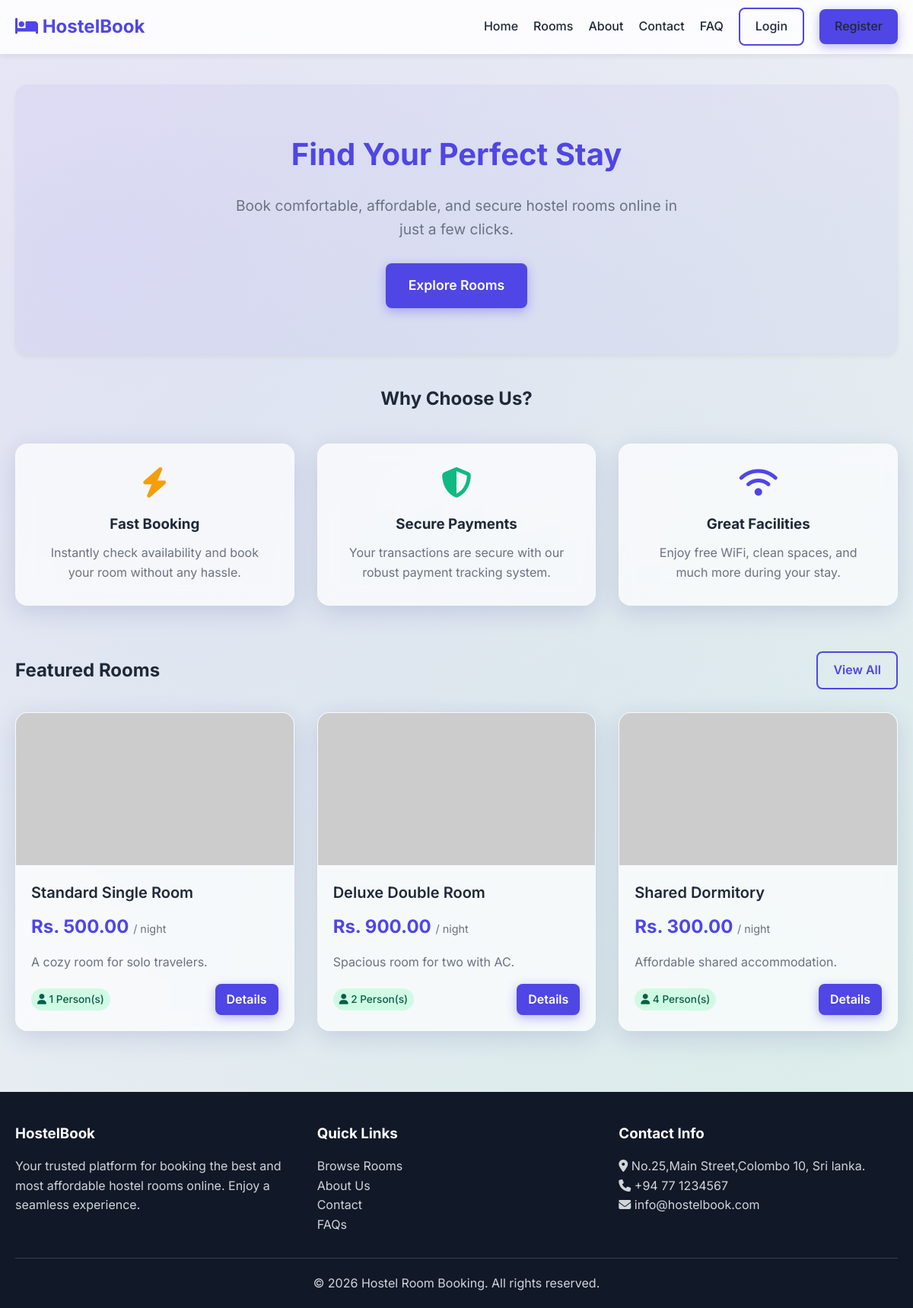
The page / on the database its author committed.
### tables this page shows
CREATE TABLE IF NOT EXISTS rooms (
    id INT AUTO_INCREMENT PRIMARY KEY,
    room_number VARCHAR(20) NOT NULL UNIQUE,
    title VARCHAR(100) NOT NULL,
    type VARCHAR(50) NOT NULL,
    description TEXT NOT NULL,
    price DECIMAL(10,2) NOT NULL,
    capacity INT NOT NULL,
    image VARCHAR(255) DEFAULT 'default_room.jpg',
    availability_status ENUM('Available', 'Unavailable') DEFAULT 'Available',
    facilities TEXT,
    created_at TIMESTAMP DEFAULT CURRENT_TIMESTAMP
);

### includes/auth.php (called while the page is built, shortened)
<?php
function isUserLoggedIn() {
    return isset($_SESSION['user_id']);
}
?>

### index.php (the view, shortened to what this page needs)
<?php
require_once __DIR__ . '/includes/header.php';
$stmt = $conn->query("SELECT * FROM rooms WHERE availability_status = 'Available' LIMIT 3");
$featured_rooms = $stmt->fetchAll();
?>
<section style="text-align: center; padding: 60px 20px; background: rgba(79, 70, 229, 0.05); border-radius: 16px; margin-bottom: 40px; box-shadow: 0 4px 6px rgba(0,0,0,0.05);">
    <h1 style="font-size: 2.5rem; color: var(--primary-color); margin-bottom: 20px;">Find Your Perfect Stay</h1>
    <p style="font-size: 1.2rem; color: var(--text-muted); margin-bottom: 30px; max-width: 600px; margin-left: auto; margin-right: auto;">Book comfortable, affordable, and secure hostel rooms online in just a few clicks.</p>
    <a href="<?= BASE_URL ?>/rooms.php" class="btn btn-primary" style="font-size: 1.1rem; padding: 15px 30px;">Explore Rooms</a>
</section>
<section style="margin-bottom: 60px;">
    <h2 style="text-align: center; margin-bottom: 40px;">Why Choose Us?</h2>
    <div class="grid" style="grid-template-columns: repeat(auto-fit, minmax(250px, 1fr)); text-align: center;">
        <div class="glass-panel" style="padding: 30px;">
            <i class="fas fa-bolt" style="font-size: 2.5rem; color: var(--warning); margin-bottom: 20px;"></i>
            <h3>Fast Booking</h3>
            <p style="color: var(--text-muted); margin-top: 10px;">Instantly check availability and book your room without any hassle.</p>
        </div>
        <div class="glass-panel" style="padding: 30px;">
            <i class="fas fa-shield-alt" style="font-size: 2.5rem; color: var(--success); margin-bottom: 20px;"></i>
            <h3>Secure Payments</h3>
            <p style="color: var(--text-muted); margin-top: 10px;">Your transactions are secure with our robust payment tracking system.</p>
        </div>
        <div class="glass-panel" style="padding: 30px;">
            <i class="fas fa-wifi" style="font-size: 2.5rem; color: var(--primary-color); margin-bottom: 20px;"></i>
            <h3>Great Facilities</h3>
            <p style="color: var(--text-muted); margin-top: 10px;">Enjoy free WiFi, clean spaces, and much more during your stay.</p>
        </div>
    </div>
</section>
<section style="margin-bottom: 40px;">
    <div style="display: flex; justify-content: space-between; align-items: center; margin-bottom: 30px;">
        <h2>Featured Rooms</h2>
        <a href="<?= BASE_URL ?>/rooms.php" class="btn btn-secondary">View All</a>
    </div>
    <div class="grid">
        <?php foreach ($featured_rooms as $room): ?>
            <div class="glass-panel room-card">
                <div class="room-img-container">
                    <img src="<?= BASE_URL ?>/uploads/<?= htmlspecialchars($room['image']) ?>" alt="<?= htmlspecialchars($room['title']) ?>" onerror="this.src='https://via.placeholder.com/400x200?text=Room+Image'">
                </div>
                <div class="room-details">
                    <h3 class="room-title"><?= htmlspecialchars($room['title']) ?></h3>
                    <p class="room-price">Rs. <?= number_format($room['price'], 2) ?> <span style="font-size: 0.9rem; color: var(--text-muted); font-weight: normal;">/ night</span></p>
                    <p style="color: var(--text-muted); margin-bottom: 15px; display: -webkit-box; -webkit-line-clamp: 2; -webkit-box-orient: vertical; overflow: hidden;">
                        <?= htmlspecialchars($room['description']) ?>
                    </p>
                    <div style="display: flex; justify-content: space-between; align-items: center;">
                        <span class="badge badge-approved"><i class="fas fa-user"></i> <?= $room['capacity'] ?> Person(s)</span>
                        <a href="<?= BASE_URL ?>/room-details.php?id=<?= $room['id'] ?>" class="btn btn-primary" style="padding: 8px 15px;">Details</a>
                    </div>
                </div>
            </div>
        <?php endforeach; ?>
    </div>
</section>
<?php require_once __DIR__ . '/includes/footer.php'; ?>

### includes/header.php (shortened to what this page needs)
<?php
require_once __DIR__ . '/auth.php';
?>
<!DOCTYPE html>
<html lang="en">
<head>
    <link rel="stylesheet" href="<?= BASE_URL ?>/assets/css/style.css?v=<?= time() ?>">
    <link rel="stylesheet" href="https://cdnjs.cloudflare.com/ajax/libs/font-awesome/6.4.0/css/all.min.css">
</head>
<body>
    <nav class="navbar">
        <div class="container">
            <a href="<?= BASE_URL ?>/index.php" class="navbar-brand">
                <i class="fas fa-bed"></i> HostelBook
            </a>
            <div class="nav-links">
                <a href="<?= BASE_URL ?>/index.php">Home</a>
                <a href="<?= BASE_URL ?>/rooms.php">Rooms</a>
                <a href="<?= BASE_URL ?>/about.php">About</a>
                <a href="<?= BASE_URL ?>/contact.php">Contact</a>
                <a href="<?= BASE_URL ?>/faq.php">FAQ</a>
                <?php if (isUserLoggedIn()): ?>
                    <a href="<?= BASE_URL ?>/user/dashboard.php">Dashboard</a>
                    <a href="<?= BASE_URL ?>/logout.php" class="btn btn-danger">Logout</a>
                <?php else: ?>
                    <a href="<?= BASE_URL ?>/login.php" class="btn btn-secondary">Login</a>
                    <a href="<?= BASE_URL ?>/register.php" class="btn btn-primary">Register</a>
                <?php endif; ?>
            </div>
        </div>
    </nav>
    <main>
        <div class="container">

### includes/footer.php (shortened to what this page needs)
        </div>
    </main>
    <footer>
        <div class="container">
            <div class="footer-content">
                <div class="footer-section">
                    <h3>HostelBook</h3>
                    <p>Your trusted platform for booking the best and most affordable hostel rooms online. Enjoy a seamless experience.</p>
                </div>
                <div class="footer-section">
                    <h3>Quick Links</h3>
                    <ul>
                        <li><a href="<?= BASE_URL ?>/rooms.php" style="color: #D1D5DB;">Browse Rooms</a></li>
                        <li><a href="<?= BASE_URL ?>/about.php" style="color: #D1D5DB;">About Us</a></li>
                        <li><a href="<?= BASE_URL ?>/contact.php" style="color: #D1D5DB;">Contact</a></li>
                        <li><a href="<?= BASE_URL ?>/faq.php" style="color: #D1D5DB;">FAQs</a></li>
                    </ul>
                </div>
                <div class="footer-section">
                    <h3>Contact Info</h3>
                    <p><i class="fas fa-map-marker-alt"></i> No.25,Main Street,Colombo 10, Sri lanka.</p>
                    <p><i class="fas fa-phone"></i> +94 77 1234567</p>
                    <p><i class="fas fa-envelope"></i> info@hostelbook.com</p>
                </div>
            </div>
            <div class="footer-bottom">
                <p>&copy; <?= date('Y') ?> Hostel Room Booking. All rights reserved.</p>
            </div>
        </div>
    </footer>
</body>
</html>

### assets/css/style.css (style rules this page uses)
:root { --primary-color: #4F46E5; --primary-hover: #4338CA; --secondary-color: #10B981; --bg-color: #F3F4F6; --text-main: #1F2937; --text-muted: #6B7280; --glass-bg: rgba(255, 255, 255, 0.7); --glass-border: rgba(255, 255, 255, 0.3); --glass-shadow: 0 8px 32px 0 rgba(31, 38, 135, 0.15); --danger: #EF4444; --success: #10B981; --warning: #F59E0B; }
* { margin: 0; padding: 0; box-sizing: border-box; font-family: 'Inter', sans-serif; }
body { background: var(--bg-color); color: var(--text-main); line-height: 1.6; background-image: radial-gradient(circle at 10% 20%, rgba(79, 70, 229, 0.1) 0%, rgba(79, 70, 229, 0) 90%), radial-gradient(circle at 90% 80%, rgba(16, 185, 129, 0.1) 0%, rgba(16, 185, 129, 0) 90%); background-attachment: fixed; min-height: 100vh; display: flex; flex-direction: column; }
a { text-decoration: none; color: var(--primary-color); transition: all 0.3s ease; }
ul { list-style: none; }
.glass-panel { background: var(--glass-bg); backdrop-filter: blur(12px); -webkit-backdrop-filter: blur(12px); border: 1px solid var(--glass-border); border-radius: 16px; box-shadow: var(--glass-shadow); }
.container { width: 100%; max-width: 1200px; margin: 0 auto; padding: 0 20px; }
.navbar { position: sticky; top: 0; z-index: 1000; background: rgba(255, 255, 255, 0.85); backdrop-filter: blur(10px); border-bottom: 1px solid rgba(255, 255, 255, 0.5); box-shadow: 0 4px 6px rgba(0, 0, 0, 0.05); }
.navbar .container { display: flex; justify-content: space-between; align-items: center; height: 70px; }
.navbar-brand { font-size: 1.5rem; font-weight: 700; color: var(--primary-color); }
.nav-links { display: flex; gap: 20px; align-items: center; }
.nav-links a { color: var(--text-main); font-weight: 500; }
.btn { display: inline-block; padding: 10px 20px; border-radius: 8px; font-weight: 600; text-align: center; cursor: pointer; transition: all 0.3s ease; border: none; outline: none; }
.btn-primary { background: var(--primary-color); color: #fff; box-shadow: 0 4px 14px rgba(79, 70, 229, 0.39); }
.btn-secondary { background: transparent; color: var(--primary-color); border: 2px solid var(--primary-color); }
main { flex-grow: 1; padding: 40px 0; }
.grid { display: grid; grid-template-columns: repeat(auto-fill, minmax(300px, 1fr)); gap: 30px; }
.room-card { overflow: hidden; transition: transform 0.3s ease; }
.room-img-container { height: 200px; overflow: hidden; position: relative; }
.room-img-container img { width: 100%; height: 100%; object-fit: cover; transition: transform 0.5s ease; }
.room-details { padding: 20px; }
.room-title { font-size: 1.25rem; font-weight: 600; margin-bottom: 10px; }
.room-price { font-size: 1.5rem; font-weight: 700; color: var(--primary-color); margin-bottom: 15px; }
footer { background: #111827; color: #D1D5DB; padding: 40px 0 20px; margin-top: auto; }
.footer-content { display: flex; justify-content: space-between; flex-wrap: wrap; gap: 30px; margin-bottom: 30px; }
.footer-section { flex: 1; min-width: 250px; }
.footer-section h3 { color: white; margin-bottom: 15px; }
.footer-bottom { text-align: center; padding-top: 20px; border-top: 1px solid #374151; }
.badge { padding: 4px 8px; border-radius: 9999px; font-size: 0.85rem; font-weight: 500; }
.badge-approved { background: #D1FAE5; color: #065F46; }

### rows shown on the page
rooms: title "Standard Single Room", price "500.00", description "A cozy room for solo travelers.", capacity "1"
rooms: title "Deluxe Double Room", price "900.00", description "Spacious room for two with AC.", capacity "2"
rooms: title "Shared Dormitory", price "300.00", description "Affordable shared accommodation.", capacity "4"
